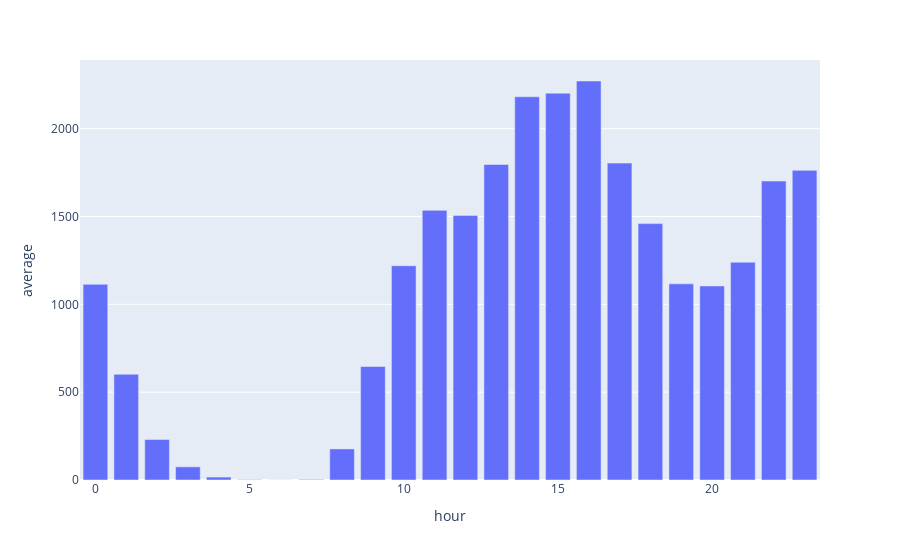

Write notebook code for a chart like this one.
### Code cell
px.bar(df_hourly_avg_pivot, x = 'hour', y = 'average')

### Figure 1 — Plotly figure (JSON) as saved in the notebook; plotly's stock layout.template omitted (floating-point values rounded to 4 significant figures)
{"data": [{"alignmentgroup": "True", "hovertemplate": "hour=%{x}<br>average=%{y}<extra></extra>", "legendgroup": "", "marker": {"color": "#636efa", "pattern": {"shape": ""}}, "name": "", "offsetgroup": "", "orientation": "v", "showlegend": false, "textposition": "auto", "type": "bar", "x": [0, 1, 2, 3, 4, 5, 6, 7, 8, 9, 10, 11, 12, 13, 14, 15, 16, 17, 18, 19, 20, 21, 22, 23], "xaxis": "x", "y": [1114.0, 602.0, 230.5, 74.97, 16.68, 2.015, 0.384, 3.179, 176.8, 646.2, 1220.0, 1535.0, 1506.0, 1796.0, 2182.0, 2202.0, 2271.0, 1804.0, 1460.0, 1117.0, 1105.0, 1240.0, 1702.0, 1763.0], "yaxis": "y"}], "layout": {"barmode": "relative", "legend": {"tracegroupgap": 0}, "margin": {"t": 60}, "xaxis": {"anchor": "y", "domain": [0, 1], "title": {"text": "hour"}}, "yaxis": {"anchor": "x", "domain": [0, 1], "title": {"text": "average"}}}}
